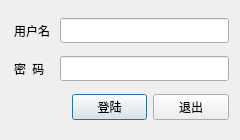
<?xml version="1.0" encoding="UTF-8"?>
<ui version="4.0">
 <class>Dialog</class>
 <widget class="QDialog" name="Dialog">
  <property name="geometry">
   <rect>
    <x>0</x>
    <y>0</y>
    <width>240</width>
    <height>140</height>
   </rect>
  </property>
  <property name="sizePolicy">
   <sizepolicy hsizetype="Expanding" vsizetype="Expanding">
    <horstretch>0</horstretch>
    <verstretch>0</verstretch>
   </sizepolicy>
  </property>
  <property name="minimumSize">
   <size>
    <width>240</width>
    <height>140</height>
   </size>
  </property>
  <property name="maximumSize">
   <size>
    <width>240</width>
    <height>140</height>
   </size>
  </property>
  <property name="font">
   <font>
    <family>宋体</family>
   </font>
  </property>
  <property name="windowTitle">
   <string>登陆</string>
  </property>
  <layout class="QGridLayout" name="gridLayout">
   <item row="0" column="0">
    <widget class="QLabel" name="user_label">
     <property name="text">
      <string> 用户名 </string>
     </property>
     <property name="margin">
      <number>0</number>
     </property>
    </widget>
   </item>
   <item row="2" column="0">
    <widget class="QLabel" name="passwd_label">
     <property name="text">
      <string> 密  码 </string>
     </property>
    </widget>
   </item>
   <item row="4" column="3">
    <widget class="QPushButton" name="login_button">
     <property name="text">
      <string>登陆</string>
     </property>
    </widget>
   </item>
   <item row="4" column="4">
    <widget class="QPushButton" name="cancel_button">
     <property name="text">
      <string>退出</string>
     </property>
    </widget>
   </item>
   <item row="2" column="1" colspan="4">
    <widget class="QLineEdit" name="passwd_input">
     <property name="echoMode">
      <enum>QLineEdit::Password</enum>
     </property>
    </widget>
   </item>
   <item row="0" column="1" colspan="4">
    <widget class="QLineEdit" name="user_input"/>
   </item>
   <item row="4" column="0" colspan="3">
    <spacer name="horizontalSpacer">
     <property name="orientation">
      <enum>Qt::Horizontal</enum>
     </property>
     <property name="sizeHint" stdset="0">
      <size>
       <width>40</width>
       <height>20</height>
      </size>
     </property>
    </spacer>
   </item>
  </layout>
 </widget>
 <tabstops>
  <tabstop>user_input</tabstop>
  <tabstop>passwd_input</tabstop>
  <tabstop>login_button</tabstop>
  <tabstop>cancel_button</tabstop>
 </tabstops>
 <resources/>
 <connections/>
</ui>
